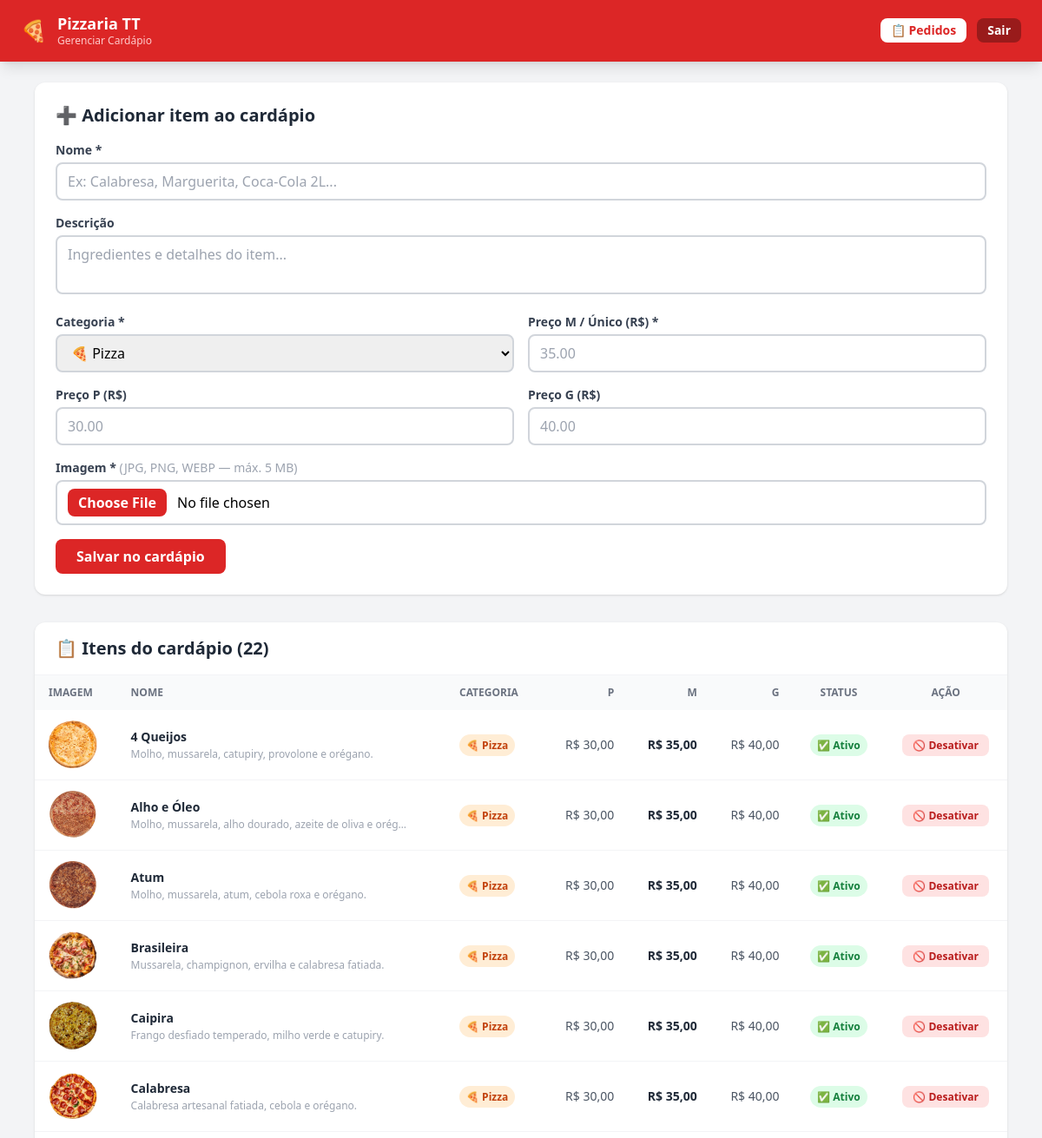
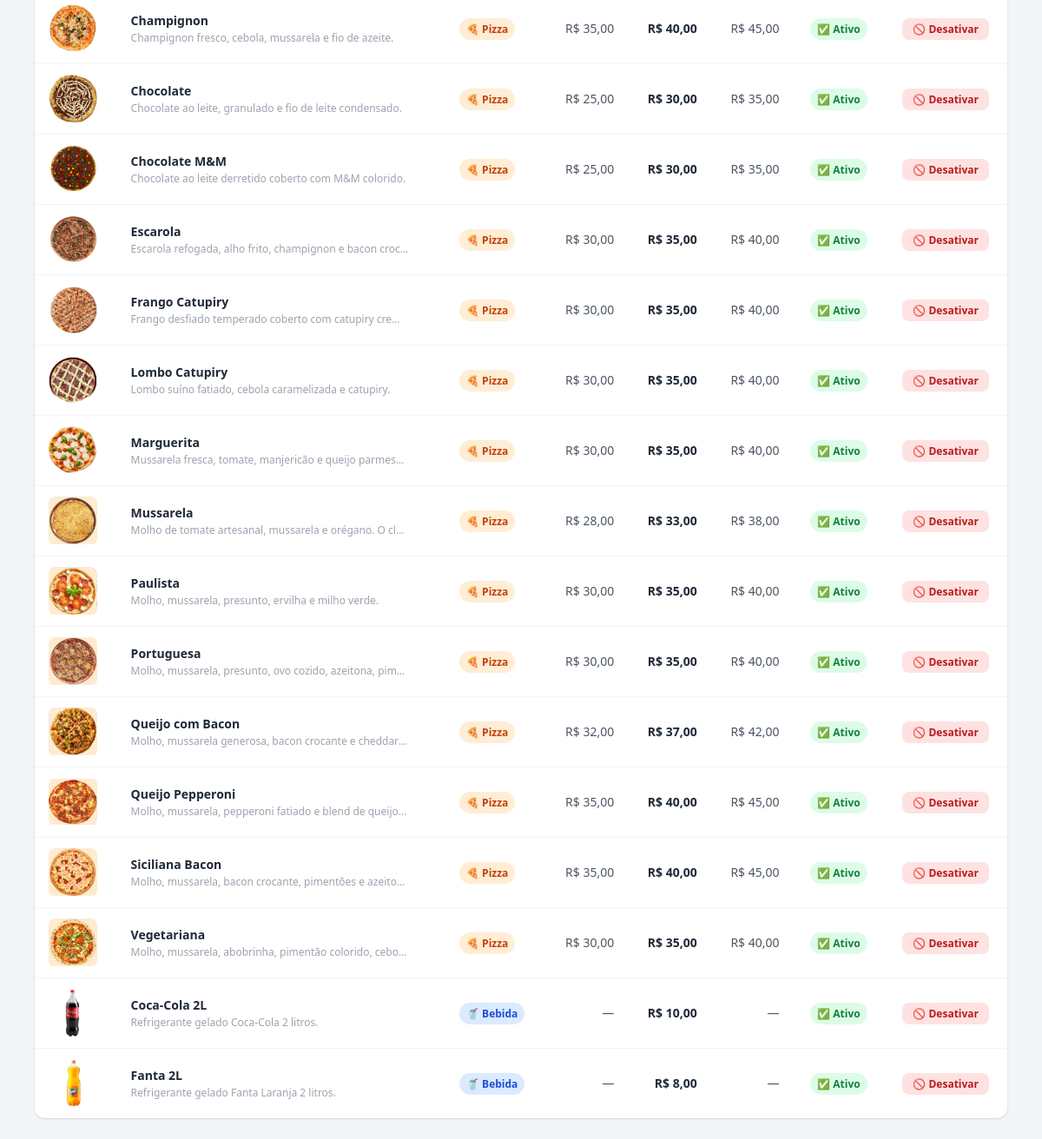
/admin/cardapio.php (signed in), run on the app's committed database (2 pictures, top to bottom).
### tables this page shows
CREATE TABLE pizzas (
    id          INT AUTO_INCREMENT  PRIMARY KEY,
    nome        VARCHAR(100)        NOT NULL,
    descricao   TEXT                NOT NULL,
    preco_p     DECIMAL(8,2)        DEFAULT NULL  COMMENT 'Tamanho P — NULL para bebidas',
    preco_m     DECIMAL(8,2)        NOT NULL      COMMENT 'Tamanho M ou preço único (bebidas)',
    preco_g     DECIMAL(8,2)        DEFAULT NULL  COMMENT 'Tamanho G — NULL para bebidas',
    imagem      VARCHAR(255)        NOT NULL DEFAULT 'Logo_Pizzaria.jpg',
    categoria   ENUM('pizza','bebida') NOT NULL DEFAULT 'pizza',
    ativa       TINYINT(1)          NOT NULL DEFAULT 1,
    criado_em   TIMESTAMP           NOT NULL DEFAULT CURRENT_TIMESTAMP
);

### admin/cardapio.php (the view, shortened to what this page needs)
<?php
$pdo      = obterConexao();
$pizzas = $pdo->query(
    "SELECT id, nome, descricao, preco_p, preco_m, preco_g, imagem, categoria, ativa
     FROM pizzas ORDER BY ativa DESC, categoria, nome"
)->fetchAll();
?>
<!DOCTYPE html>
<html lang="pt-br">
<head>
    <script src="https://cdn.tailwindcss.com"></script>
</head>
<body class="bg-gray-100 min-h-screen">
<header class="bg-red-600 text-white py-4 px-6 flex justify-between items-center shadow-lg sticky top-0 z-10">
    <div class="flex items-center gap-3">
        <span class="text-2xl">🍕</span>
        <div>
            <h1 class="font-bold text-lg leading-tight">Pizzaria TT</h1>
            <p class="text-xs text-red-200">Gerenciar Cardápio</p>
        </div>
    </div>
    <div class="flex items-center gap-3">
        <a href="index.php" class="bg-white text-red-600 px-3 py-1 rounded-lg text-sm font-semibold hover:bg-red-50 transition">
            📋 Pedidos
        </a>
        <a href="logout.php" class="bg-red-800 text-white px-3 py-1 rounded-lg text-sm font-semibold hover:bg-red-900 transition">
            Sair
        </a>
    </div>
</header>
<main class="max-w-6xl mx-auto px-4 py-6">
    <div class="bg-white rounded-xl shadow p-6 mb-8">
        <h2 class="font-bold text-xl text-gray-800 mb-4">➕ Adicionar item ao cardápio</h2>
        <form method="POST" action="cardapio.php" enctype="multipart/form-data"
              class="grid grid-cols-1 md:grid-cols-2 gap-4">
            <div class="md:col-span-2">
                <label class="block text-sm font-semibold text-gray-700 mb-1">Nome *</label>
                <input type="text" name="nome" required maxlength="100"
                       placeholder="Ex: Calabresa, Marguerita, Coca-Cola 2L..."
                       class="w-full border-2 border-gray-300 rounded-lg px-3 py-2
                              focus:outline-none focus:border-red-500 transition">
            </div>
            <div class="md:col-span-2">
                <label class="block text-sm font-semibold text-gray-700 mb-1">Descrição</label>
                <textarea name="descricao" rows="2" maxlength="500"
                          placeholder="Ingredientes e detalhes do item..."
                          class="w-full border-2 border-gray-300 rounded-lg px-3 py-2
                                 focus:outline-none focus:border-red-500 transition resize-none"></textarea>
            </div>
            <div>
                <label class="block text-sm font-semibold text-gray-700 mb-1">Categoria *</label>
                <select name="categoria" id="categoria-select"
                        class="w-full border-2 border-gray-300 rounded-lg px-3 py-2
                               focus:outline-none focus:border-red-500 transition">
                    <option value="pizza">🍕 Pizza</option>
                </select>
            </div>
            <div>
                <label class="block text-sm font-semibold text-gray-700 mb-1">
                    Preço M / Único (R$) *
                </label>
                <input type="number" name="preco_m" required min="0.01" step="0.01"
                       placeholder="35.00"
                       class="w-full border-2 border-gray-300 rounded-lg px-3 py-2
                              focus:outline-none focus:border-red-500 transition">
            </div>
            <div id="campo-preco-p">
                <label class="block text-sm font-semibold text-gray-700 mb-1">Preço P (R$)</label>
                <input type="number" name="preco_p" min="0.01" step="0.01"
                       placeholder="30.00"
                       class="w-full border-2 border-gray-300 rounded-lg px-3 py-2
                              focus:outline-none focus:border-red-500 transition">
            </div>
            <div id="campo-preco-g">
                <label class="block text-sm font-semibold text-gray-700 mb-1">Preço G (R$)</label>
                <input type="number" name="preco_g" min="0.01" step="0.01"
                       placeholder="40.00"
                       class="w-full border-2 border-gray-300 rounded-lg px-3 py-2
                              focus:outline-none focus:border-red-500 transition">
            </div>
            <div class="md:col-span-2">
                <label class="block text-sm font-semibold text-gray-700 mb-1">
                    Imagem * <span class="text-gray-400 font-normal">(JPG, PNG, WEBP — máx. 5 MB)</span>
                </label>
                <input type="file" name="imagem" accept="image/jpeg,image/png,image/webp,image/gif" required
                       class="w-full border-2 border-gray-300 rounded-lg px-3 py-2
                              focus:outline-none focus:border-red-500 transition
                              file:mr-3 file:py-1 file:px-3 file:rounded-lg file:border-0
                              file:bg-red-600 file:text-white file:font-semibold file:cursor-pointer">
            </div>
            <div class="md:col-span-2">
                <button type="submit"
                        class="bg-red-600 hover:bg-red-700 text-white font-bold px-6 py-2
                               rounded-lg transition duration-200">
                    Salvar no cardápio
                </button>
            </div>
        </form>
    </div>
    <div class="bg-white rounded-xl shadow overflow-hidden">
        <div class="px-6 py-4 border-b border-gray-100 flex justify-between items-center">
            <h2 class="font-bold text-xl text-gray-800">📋 Itens do cardápio (<?= count($pizzas) ?>)</h2>
        </div>
        <div class="overflow-x-auto">
            <table class="w-full text-sm">
                <thead class="bg-gray-50 text-gray-500 uppercase text-xs">
                    <tr>
                        <th class="px-4 py-3 text-left">Imagem</th>
                        <th class="px-4 py-3 text-left">Nome</th>
                        <th class="px-4 py-3 text-left">Categoria</th>
                        <th class="px-4 py-3 text-right">P</th>
                        <th class="px-4 py-3 text-right">M</th>
                        <th class="px-4 py-3 text-right">G</th>
                        <th class="px-4 py-3 text-center">Status</th>
                        <th class="px-4 py-3 text-center">Ação</th>
                    </tr>
                </thead>
                <tbody class="divide-y divide-gray-100">
                    <?php foreach ($pizzas as $pizza): ?>
                    <tr class="<?= $pizza['ativa'] ? 'hover:bg-gray-50' : 'bg-gray-50 opacity-60' ?>">
                        <td class="px-4 py-3">
                            <img src="../assets/<?= htmlspecialchars($pizza['imagem'], ENT_QUOTES, 'UTF-8') ?>"
                                 alt="<?= htmlspecialchars($pizza['nome'], ENT_QUOTES, 'UTF-8') ?>"
                                 class="w-14 h-14 object-contain rounded-lg"
                                 onerror="this.src='../assets/Logo_Pizzaria.jpg'">
                        </td>
                        <td class="px-4 py-3">
                            <p class="font-semibold text-gray-800">
                                <?= htmlspecialchars($pizza['nome'], ENT_QUOTES, 'UTF-8') ?>
                            </p>
                            <p class="text-gray-400 text-xs mt-0.5 max-w-xs truncate">
                                <?= htmlspecialchars($pizza['descricao'], ENT_QUOTES, 'UTF-8') ?>
                            </p>
                        </td>
                        <td class="px-4 py-3">
                            <span class="px-2 py-1 rounded-full text-xs font-semibold
                                <?= $pizza['categoria'] === 'pizza'
                                    ? 'bg-orange-100 text-orange-700'
                                    : 'bg-blue-100 text-blue-700' ?>">
                                <?= $pizza['categoria'] === 'pizza' ? '🍕 Pizza' : '🥤 Bebida' ?>
                            </span>
                        </td>
                        <td class="px-4 py-3 text-right text-gray-600">
                            <?= $pizza['preco_p'] ? 'R$ ' . number_format($pizza['preco_p'], 2, ',', '.') : '—' ?>
                        </td>
                        <td class="px-4 py-3 text-right font-semibold text-gray-800">
                            R$ <?= number_format($pizza['preco_m'], 2, ',', '.') ?>
                        </td>
                        <td class="px-4 py-3 text-right text-gray-600">
                            <?= $pizza['preco_g'] ? 'R$ ' . number_format($pizza['preco_g'], 2, ',', '.') : '—' ?>
                        </td>
                        <td class="px-4 py-3 text-center">
                            <?php if ($pizza['ativa']): ?>
                                <span class="bg-green-100 text-green-700 px-2 py-1 rounded-full text-xs font-semibold">
                                    ✅ Ativo
                                </span>
                            <?php else: ?>
                                <span class="bg-gray-200 text-gray-500 px-2 py-1 rounded-full text-xs font-semibold">
                                    🚫 Inativo
                                </span>
                            <?php endif; ?>
                        </td>
                        <td class="px-4 py-3 text-center">
                            <?php if ($pizza['ativa']): ?>
                                <a href="?toggle=0&id=<?= $pizza['id'] ?>"
                                   onclick="return confirm('Desativar \'<?= addslashes($pizza['nome']) ?>\'? Ele sumirá do site mas não será apagado.')"
                                   class="bg-red-100 hover:bg-red-200 text-red-700 px-3 py-1
                                          rounded-lg text-xs font-semibold transition">
                                    🚫 Desativar
                                </a>
                            <?php endif; ?>
                        </td>
                    </tr>
                    <?php endforeach; ?>
                </tbody>
            </table>
        </div>
    </div>
</main>
</body>
</html>

### data on the page
pizzas: imagem (picture), nome "4 Queijos", descricao "Molho, mussarela, catupiry, provolone e orégano.", categoria "🍕 Pizza", preco_p "30,00", preco_m "35,00", preco_g "40,00", ativa "✅ Ativo"
pizzas: imagem (picture), nome "Alho e Óleo", descricao "Molho, mussarela, alho dourado, azeite de oliva e orég…", categoria "🍕 Pizza", preco_p "30,00", preco_m "35,00", preco_g "40,00", ativa "✅ Ativo"
pizzas: imagem (picture), nome "Atum", descricao "Molho, mussarela, atum, cebola roxa e orégano.", categoria "🍕 Pizza", preco_p "30,00", preco_m "35,00", preco_g "40,00", ativa "✅ Ativo"
pizzas: imagem (picture), nome "Brasileira", descricao "Mussarela, champignon, ervilha e calabresa fatiada.", categoria "🍕 Pizza", preco_p "30,00", preco_m "35,00", preco_g "40,00", ativa "✅ Ativo"
pizzas: imagem (picture), nome "Caipira", descricao "Frango desfiado temperado, milho verde e catupiry.", categoria "🍕 Pizza", preco_p "30,00", preco_m "35,00", preco_g "40,00", ativa "✅ Ativo"
pizzas: imagem (picture), nome "Calabresa", descricao "Calabresa artesanal fatiada, cebola e orégano.", categoria "🍕 Pizza", preco_p "30,00", preco_m "35,00", preco_g "40,00", ativa "✅ Ativo"
pizzas: imagem+nome (picture), nome "Champignon", descricao "Champignon fresco, cebola, mussarela e fio de azeite.", categoria "🍕 Pizza", preco_p "35,00", preco_m "40,00", preco_g "45,00", ativa "✅ Ativo"
pizzas: imagem (picture), nome "Chocolate", descricao "Chocolate ao leite, granulado e fio de leite condensado.", categoria "🍕 Pizza", preco_p "25,00", preco_m "30,00", preco_g "35,00", ativa "✅ Ativo"
pizzas: imagem (picture), nome "Chocolate M&M", descricao "Chocolate ao leite derretido coberto com M&M colorido.", categoria "🍕 Pizza", preco_p "25,00", preco_m "30,00", preco_g "35,00", ativa "✅ Ativo"
pizzas: imagem (picture), nome "Escarola", descricao "Escarola refogada, alho frito, champignon e bacon croc…", categoria "🍕 Pizza", preco_p "30,00", preco_m "35,00", preco_g "40,00", ativa "✅ Ativo"
pizzas: imagem (picture), nome "Frango Catupiry", descricao "Frango desfiado temperado coberto com catupiry cre…", categoria "🍕 Pizza", preco_p "30,00", preco_m "35,00", preco_g "40,00", ativa "✅ Ativo"
pizzas: imagem (picture), nome "Lombo Catupiry", descricao "Lombo suíno fatiado, cebola caramelizada e catupiry.", categoria "🍕 Pizza", preco_p "30,00", preco_m "35,00", preco_g "40,00", ativa "✅ Ativo"
pizzas: imagem (picture), nome "Marguerita", descricao "Mussarela fresca, tomate, manjericão e queijo parmes…", categoria "🍕 Pizza", preco_p "30,00", preco_m "35,00", preco_g "40,00", ativa "✅ Ativo"
pizzas: imagem (picture), nome "Mussarela", descricao "Molho de tomate artesanal, mussarela e orégano. O cl…", categoria "🍕 Pizza", preco_p "28,00", preco_m "33,00", preco_g "38,00", ativa "✅ Ativo"
pizzas: imagem (picture), nome "Paulista", descricao "Molho, mussarela, presunto, ervilha e milho verde.", categoria "🍕 Pizza", preco_p "30,00", preco_m "35,00", preco_g "40,00", ativa "✅ Ativo"
pizzas: imagem+nome (picture), nome "Portuguesa", descricao "Molho, mussarela, presunto, ovo cozido, azeitona, pim…", categoria "🍕 Pizza", preco_p "30,00", preco_m "35,00", preco_g "40,00", ativa "✅ Ativo"
pizzas: imagem (picture), nome "Queijo com Bacon", descricao "Molho, mussarela generosa, bacon crocante e cheddar…", categoria "🍕 Pizza", preco_p "32,00", preco_m "37,00", preco_g "42,00", ativa "✅ Ativo"
pizzas: imagem (picture), nome "Queijo Pepperoni", descricao "Molho, mussarela, pepperoni fatiado e blend de queijo…", categoria "🍕 Pizza", preco_p "35,00", preco_m "40,00", preco_g "45,00", ativa "✅ Ativo"
pizzas: imagem (picture), nome "Siciliana Bacon", descricao "Molho, mussarela, bacon crocante, pimentões e azeito…", categoria "🍕 Pizza", preco_p "35,00", preco_m "40,00", preco_g "45,00", ativa "✅ Ativo"
pizzas: imagem (picture), nome "Vegetariana", descricao "Molho, mussarela, abobrinha, pimentão colorido, cebo…", categoria "🍕 Pizza", preco_p "30,00", preco_m "35,00", preco_g "40,00", ativa "✅ Ativo"
pizzas: imagem (picture), nome "Coca-Cola 2L", descricao "Refrigerante gelado Coca-Cola 2 litros.", categoria "🥤 Bebida", preco_m "10,00", ativa "✅ Ativo"
pizzas: imagem (picture), nome "Fanta 2L", descricao "Refrigerante gelado Fanta Laranja 2 litros.", categoria "🥤 Bebida", preco_m "8,00", ativa "✅ Ativo"

### other printed values
count($pizzas) "22"
